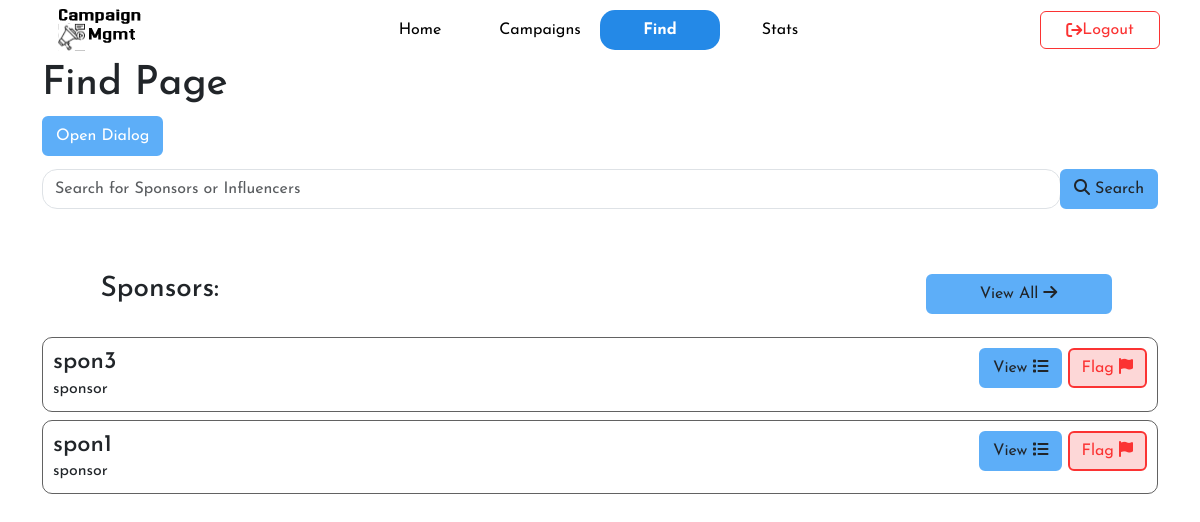
The app's page /findAll (signed in), older data.
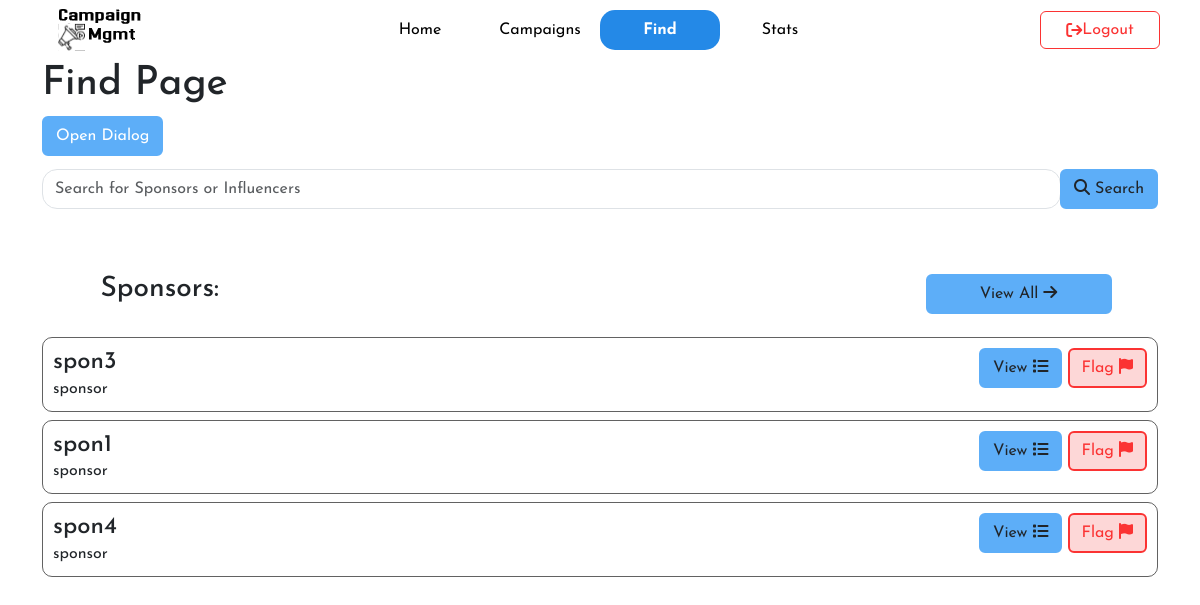
The same page, newer data.
### model.py (models this page shows)
class User(db.Model):
    id = db.Column(db.Integer, primary_key=True, autoincrement=True)
    username = db.Column(db.String(20), unique=True, nullable=False)
    password = db.Column(db.String(256), nullable=False)
    role = db.Column(db.String(10), nullable=False)
    influencer = db.relationship('Influencer', backref='user', uselist=False, cascade='all, delete-orphan')
    sponsor = db.relationship('Sponsor', backref='user', uselist=False, cascade='all, delete-orphan')

### routes_admin.py (the view)
@app.route('/findAll')
@admin_required
def admin_find():
    sponsors=User.query.filter_by(role="sponsor").all()
    influencers=User.query.filter_by(role="influencer").all()
    return render_template('admin/find_admin.html', active='find',sponsors=sponsors,influencers=influencers)

### wrappers.py (called while the page is built)
def login_required(func):
    @wraps(func)
    def wrapper():
        if 'username' not in session:
            flash("You need to login first","danger")
            return redirect(url_for('login'))
        retrieve_user()
        if not user:
            session.clear()
            return redirect(url_for('login'))
        return func()
    return wrapper

def retrieve_user():
    global user
    user = User.query.filter_by(username=session['username']).first()

def admin_required(func):
    @wraps(func)
    @login_required
    def wrapper():
        if user.username != session['username'] or user.role != session['role'] or user.role != 'admin':
            session.clear()
            flash("Not authorized","danger")
            return redirect(url_for('login'))
        return func()
    return wrapper

### templates/admin/find_admin.html (shortened to what this page needs)
{% extends 'layout_inner.html' %}
{% block content %}
<div class="container">
    <h1>Find Page</h1>
    <button id="openDialogBtn" class="btn btn-primary">Open Dialog</button>
</div>
<div class="container">
    <nav class="navbar" style="margin: 5px 0 5px 0;">
        <form action="searchAll" class="form-inline w-100">
            <div class="input-group w-100">
                <input class="form-control" type="search" placeholder="Search for Sponsors or Influencers" aria-label="Search"
                style="border-radius: 15px;"
                 name="searchAll" >
                <div class="input-group-append">
                    <button class="btn text-dark" type="submit"><i class="fa fa-search" aria-hidden="true"></i> Search</button>
                </div>
            </div>
        </form>
    </nav>
    <div class="row center_item" style="margin: 5% 0 2% 0;">
        <h3 class="col-9">Sponsors: </h3>
        <a href="#" class="btn col-2">View All <i class="fa fa-arrow-right" aria-hidden="true"></i></a>
    </div>
    {% for spon in sponsors %}
    <div class="cust_card">
        <div class="cust_card_body" style="width: 50%;">
            <h4 class="card-title">{{spon.username}}</h4>
            <p class="card-text">{{spon.role}}</p>
        </div>
        <div class="cust_card_body_right center-item">
            <a href="" class="btn">View <i class="fa fa-list" aria-hidden="true"></i></a>
            <a href="#" class="btn btn_red">Flag <i class="fa fa-flag" aria-hidden="true"></i></a>
        </div>
    </div>
    {% endfor %}
</div>
{% endblock %}

### templates/layout_inner.html (shortened to what this page needs)
<!DOCTYPE html>
<html lang="en">
  <head>
    <link href="https://cdn.jsdelivr.net/npm/bootstrap@5.3.3/dist/css/bootstrap.min.css" rel="stylesheet" />
    <link rel="stylesheet" href="https://cdnjs.cloudflare.com/ajax/libs/font-awesome/6.5.2/css/all.min.css" />
    <link rel="stylesheet" type="text/css" href="../static/universal_styles.css">
  </head>
  <body>
    <nav class="navbar navbar-expand-lg" style="padding:0px;">
      <div class="grid_container">
        <a class="navbar-brand center_item" href="#" style="margin:0;">
            <img src="../static/icon.svg" alt="Campaign Mgmt" >
        </a>
        <div class="collapse navbar-collapse center_item" id="navbarNavDropdown">
          <ul class="navbar-nav">
            <li class="nav-item {% if active == 'home' %}highlight{% endif %}">
              <a class="nav-link center_item" href="/">Home</a>
            </li>
            <li class="nav-item {% if active == 'campaigns' %}highlight{% endif %}">
              <a class="nav-link center_item" href="/campaigns">Campaigns</a>
            </li>
            <li class="nav-item {% if active == 'find' %}highlight{% endif %}">
              <a class="nav-link center_item" href="/find">Find</a>
            </li>
            <li class="nav-item {% if active == 'stats' %}highlight{% endif %}">
              <a class="nav-link center_item" href="/stats">Stats</a>
            </li>
          </ul>
        </div>
        <div class="center_item">
          <form action="{{url_for("logout")}}">
            <button type="submit" class="btn center_item logout_btn" style="width: 10vw">
              <i class="fa-solid fa-arrow-right-from-bracket"></i>
              Logout
          </button>
        </form>
        </div>
      </div>
    </nav>
    {% block content %}
    {% endblock %}
  </body>
</html>

### static/universal_styles.css (style rules this page uses)
.center_item { display: flex; align-items: center; justify-content: center; }
.btn { background-color: #5daef8; border: 2px solid #5daef8; }
.btn_red { background-color: #fcbdbd98; border: 2px solid #fb3333; color:#fb3333 }
html, body { font-family: "Josefin Sans", sans-serif; font-optical-sizing: auto; }
nav { background-color: white; }
.navbar-brand > img { width: 110px; height: 50px; border-radius: 5px; padding-left: 10px; padding-right: 10px; cursor: none; }
.grid_container { width: 100%; display: grid; grid-template-columns: 1fr 4fr 1fr; }
a.nav-link { width: 10vw; color: black !important; background-color: transparent; }
.cust_card { border: 1px solid rgba(0, 0, 0, 0.614); border-radius: 10px; padding: 10px; display: flex !important; flex-direction: row; width: 100% !important; margin: 5px 0 8px 0 }
.cust_card_body { flex-grow: 1; }
.cust_card_body_right { margin-left:auto }

### templates/layout_inner.html (style rules this page uses)
.highlight { background-color: #2489e7; font-weight: bolder; border-radius: 15px; }
.highlight > a.nav-link { color: white !important; }
.logout_btn { background-color: white; color:#fb3333; border: 1px solid #fb3333 !important; }

Row changes from the older to the newer data that the page shows:
added User: username "spon4", role "sponsor"
